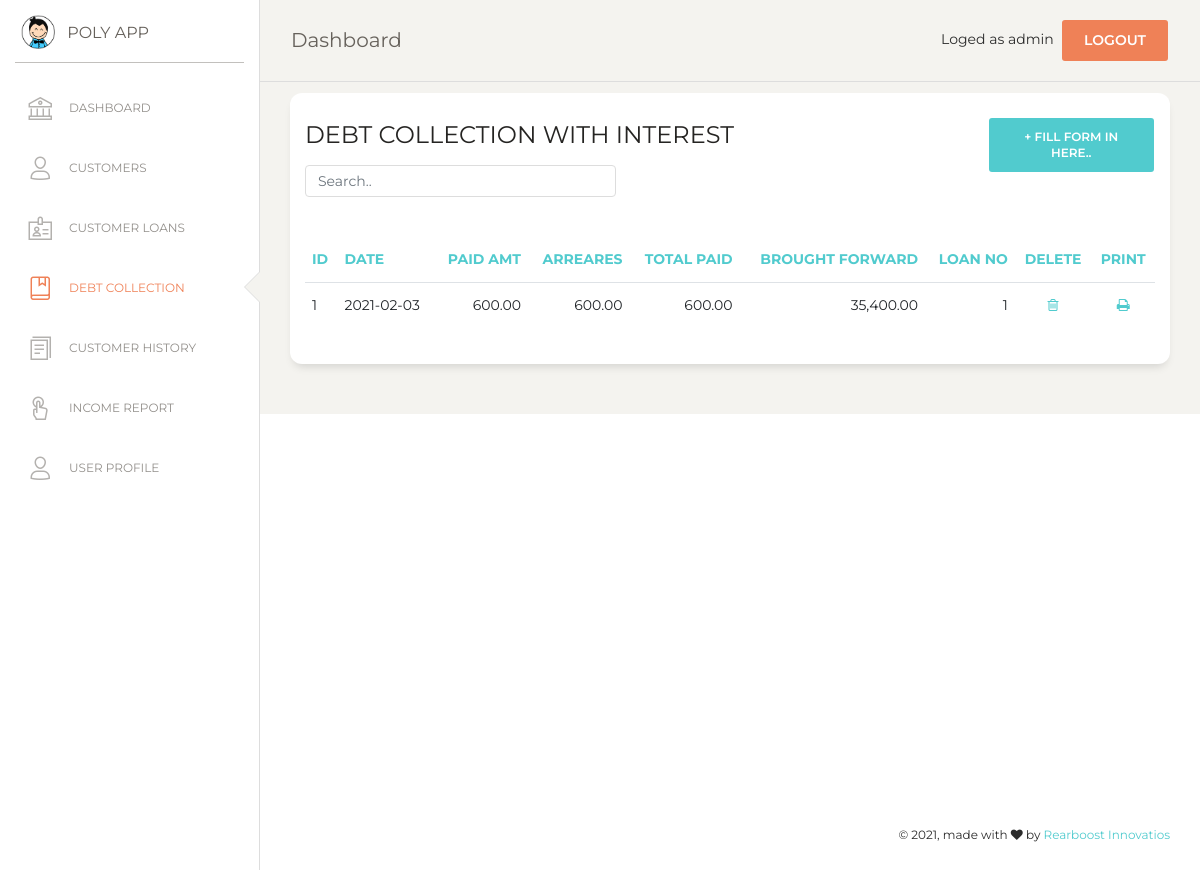
The page /debt_collection.php (signed in) on the database as committed earlier.
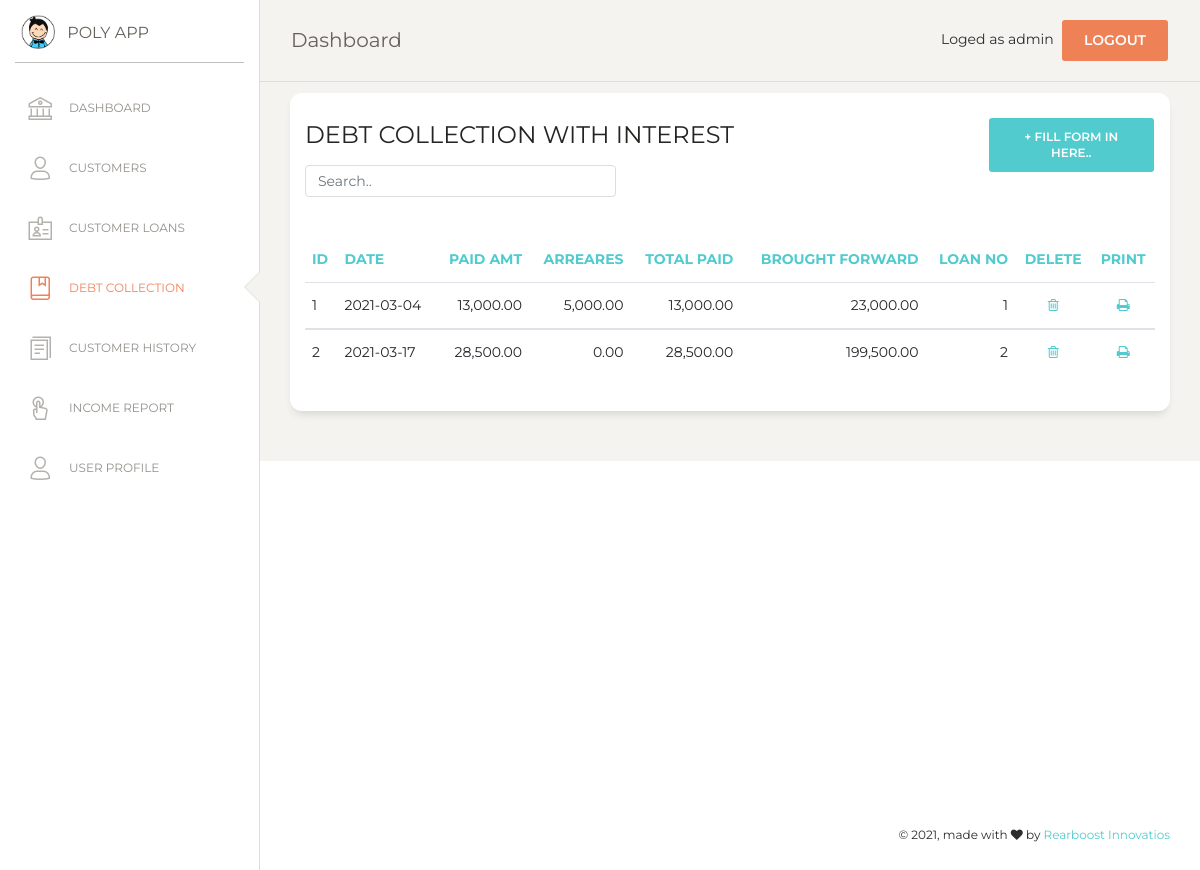
The same page on the database as committed later.
### tables this page shows
CREATE TABLE `loan_installement` (
  `id` int(7) NOT NULL,
  `li_date` date NOT NULL,
  `month` varchar(10) NOT NULL,
  `year` varchar(10) NOT NULL,
  `paid` double(10,2) NOT NULL DEFAULT '0.00',
  `arrears` double(10,2) NOT NULL,
  `total_paid` double(10,2) NOT NULL,
  `brought_forward` decimal(10,2) NOT NULL DEFAULT '0.00',
  `loan_no` int(7) NOT NULL
);

### debt_collection.php (the view, shortened to what this page needs)
<?php
if (!isset($_SESSION['loged_user'])) {
    header('location: login.php');
}else {
$con = mysqli_connect(DB_HOSTNAME,DB_USERNAME,DB_PASSWORD);
mysqli_select_db($con,DB_NAME);
?>
<!DOCTYPE html>
<html lang="en">
<head>
  <link href="https://maxcdn.bootstrapcdn.com/font-awesome/latest/css/font-awesome.min.css" rel="stylesheet">
  <link href="assets/css/bootstrap.min.css" rel="stylesheet" />
  <link href="assets/css/paper-dashboard.css?v=2.0.1" rel="stylesheet" />
  <link href="assets/demo/demo.css" rel="stylesheet" />
</head>
<body class="">
  <div class="wrapper ">
    <?php include('include/sidebar.php');  ?>
    <div class="main-panel">
      <?php include('include/nav.php');  ?>
      <div class="content">
      <div class="row">
          <div class="col-md-12">
            <div class="card">
              <div class="row">
              <div class="col-md-9">
              <div class="card-header">
                <h4 class="card-title"> DEBT COLLECTION WITH INTEREST</h4>
                <input class="form-control myInput" id="myInput" type="text" placeholder="Search..">
              </div>
              </div>
              <div class="col-md-3">
                <div class="card-header">
                  <button type="button" class="btn btn-primary add-btn" data-toggle="modal" data-target="#Form1">+ Fill Form in here..
                  </button>
                </div>
              </div>
              </div>
              <div class="card-body">
            </div>
              <div class="card-body">
                <div class="table-responsive">
                  <table class="table" id="myTable">
                  	<thead class="text-primary">
                  	  <th>                    ID 				       </th>
                      <th>                    Date             </th>
                      <th class="text-right"> Paid amt        </th>
                      <th class="text-right"> Arreares        </th>
                      <th class="text-right"> Total paid      </th>
                      <th class="text-right"> Brought Forward	</th>
                      <th class="text-right"> loan no </th>
                      <th class="text-center">Delete          </th>
                      <th class="text-center">Print 			    </th>
                    </thead>
                    <tbody>
                      <?php
                      $sql="SELECT * FROM loan_installement";
                      $result = mysqli_query($con,$sql);
                      $numRows = mysqli_num_rows($result);
                      if($numRows > 0) {
                        while($row = mysqli_fetch_assoc($result)) {
                      ?>
                        <tr>
                        <td>
                          <?php echo $row['id']  ?>
                        </td>
                        <td>
                          <?php echo $row['li_date']  ?>
                        </td>
                        <td class="text-right">
                          <?php echo number_format($row['paid'],2)?>
                        </td>
                        <td class="text-right">
                          <?php echo number_format($row['arrears'],2) ?>
                        </td>
                        <td class="text-right">
                          <?php echo number_format($row['total_paid'],2)?>
                        </td>
                        <td class="text-right">
                          <?php echo number_format($row['brought_forward'],2) ?>
                        </td>
                        <td class="text-right">
                          <?php echo $row['loan_no']  ?>
                        </td>
                      	<td class="text-center">
                        	<a href="#" onclick="confirmation('event','<?php echo $row['id']; ?>')" name="delete">
                        	<i class="fa fa-trash-o" aria-hidden="true"></i></a>
                      	</td>
                        <td class="text-center">
                        	<a href="#" onclick="printView(<?php echo $row['id']; ?>)" name="print">
                          <i class="fa fa-print" aria-hidden="true"></i></a>
                      	</td>
                       </tr>
                           </tbody>
                     <?php
                        }
                      }
                     ?>
                  </table>
                </div>
              </div>
              </div>
              </div>
            </div>
          </div>
          </div>
        </div>
       <?php include('include/footer.php');  ?>
</body>
</html>
<?php
}
?>

Rows that differ between the two databases and show on the page:
changed loan_installement id 1: li_date "2021-02-03" → "2021-03-04"; paid "600.00" → "13,000.00"; arrears "600.00" → "5,000.00"; total_paid "600.00" → "13,000.00"; brought_forward "35,400.00" → "23,000.00"
added loan_installement: id "2", li_date "2021-03-17", paid "28,500.00", arrears "0.00", total_paid "28,500.00", brought_forward "199,500.00", loan_no "2"
